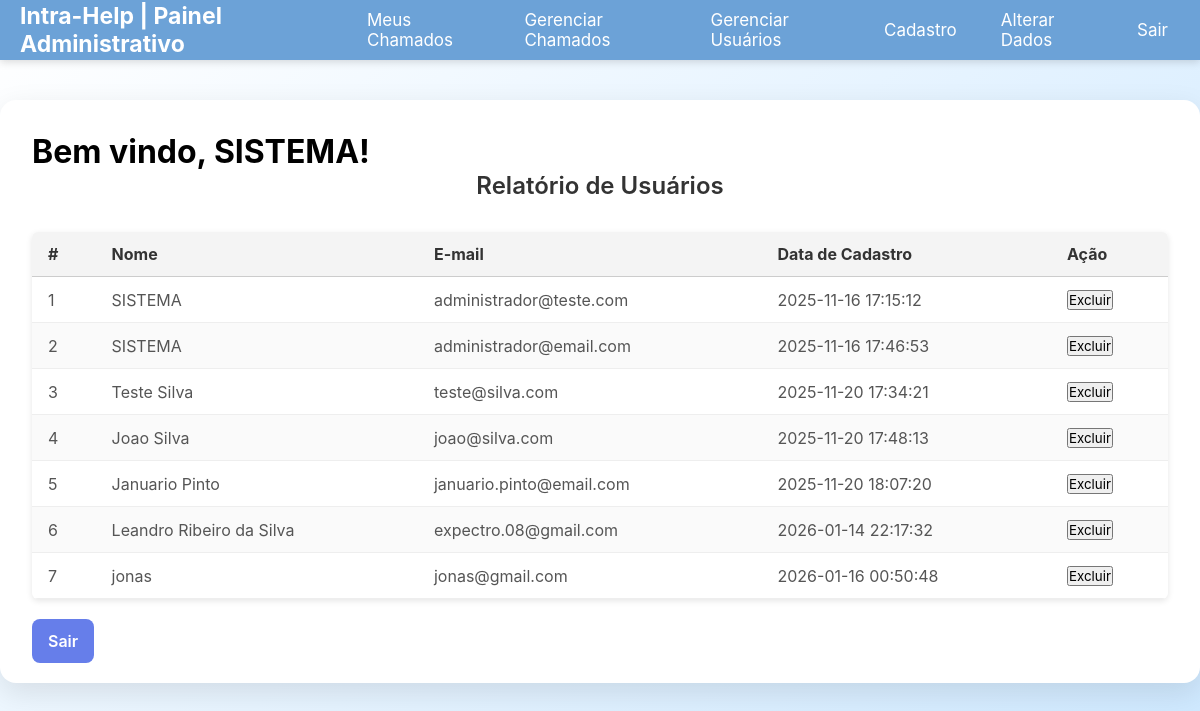
Before: /views/relatorio.php (signed in) with the older database file.
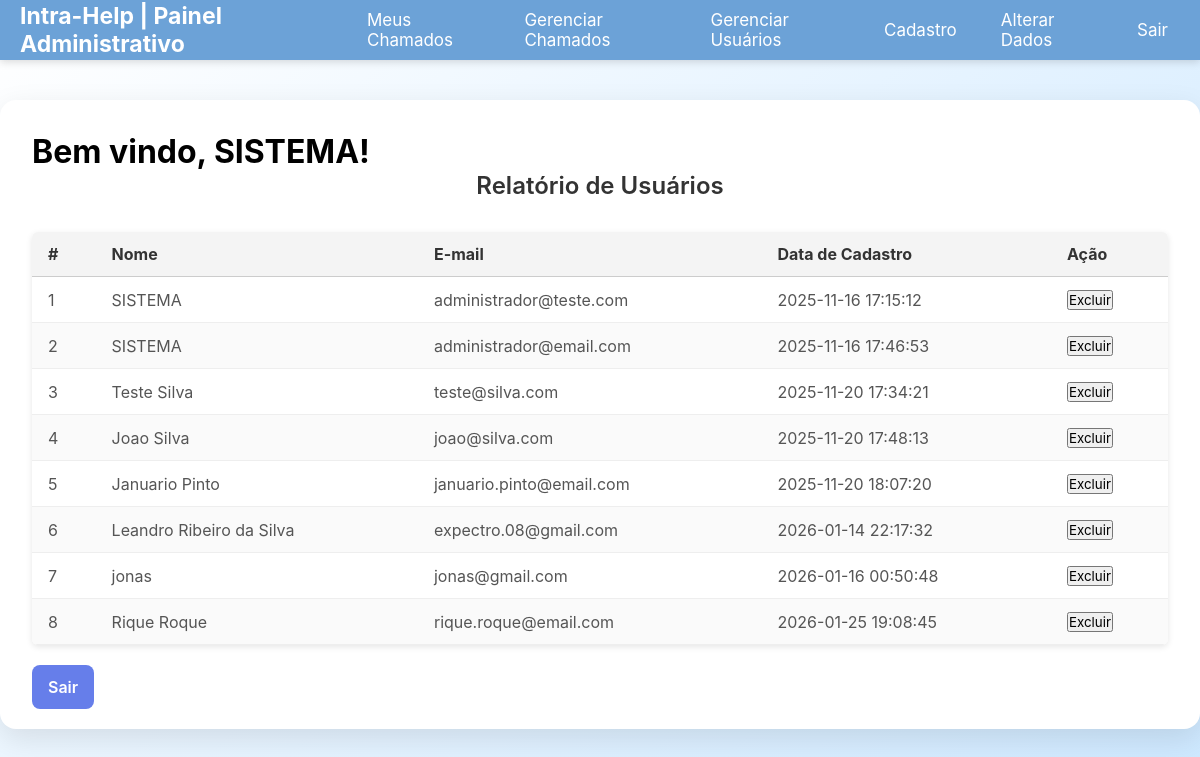
After: the same page with the newer database file.
### tables this page shows
CREATE TABLE "usuarios" (
	"usuario_id"	INTEGER NOT NULL,
	"nome"	TEXT NOT NULL,
	"senha"	TEXT NOT NULL,
	"email"	TEXT NOT NULL,
	"categoria"	TEXT DEFAULT Cliente,
	"data_cadastro"	INTEGER DEFAULT current_timestamp,
	UNIQUE("email"),
	PRIMARY KEY("usuario_id")
);

### models/usuarios.php (called while the page is built, shortened)
<?php
function todosUsuarios(){
    $pdo = conectarDB();
    $sql = 'SELECT * from usuarios';
    $stmt = $pdo -> query($sql);
    $usuarios = $stmt->fetchAll(\PDO::FETCH_ASSOC);
    return $usuarios;
}

### views/relatorio.php (the view, shortened to what this page needs)
<?php
require_once dirname(__DIR__) . '/models/usuarios.php';
$usuario = $_SESSION["usuario"];
$usuarios = todosUsuarios();
?>
<!DOCTYPE html>
<html lang="pt-br">
<head>
    <link rel="stylesheet" href="../theme.css">
    <link rel="stylesheet" href="../style.css" />
</head>
<body>
<?php
include 'menu.php';
?>
        <div class="main-content">
        <div class="container">
            <h1>Bem vindo, <?= htmlspecialchars($usuario['nome']) ?>!</h1>
            <h2>Relatório de Usuários</h2>
            <table class="data-table">
                <thead>
                    <tr>
                        <th>#</th>
                        <th>Nome</th>
                        <th>E-mail</th>
                        <th>Data de Cadastro</th>
                        <th>Ação</th>
                    </tr>
                </thead>
                <tbody>
                    <?php foreach ($usuarios as $i => $u): ?>
                        <tr>
                            <td><?= $i + 1 ?></td>
                            <td><?= htmlspecialchars($u['nome']) ?></td>
                            <td><?= htmlspecialchars($u['email']) ?></td>
                            <td><?= htmlspecialchars($u['data_cadastro']) ?></td>
                            <td>
                                <form method="post" action="relatorio.php" onsubmit="return confirm('Tem certeza que deseja excluir este usuário?');">
                                    <button type="submit">Excluir</button>
                                </form>
                            </td>
                        </tr>
                    <?php endforeach; ?>
                </tbody>
            </table>
        <a href="../controllers/backend.php?acao=sair" class="btn">Sair</a>
        </div>
    </div>
</body>
</html>

Changed rows visible on the page:
added usuarios: nome "Rique Roque", email "rique.roque@email.com", data_cadastro "2026-01-25 19:08:45"
